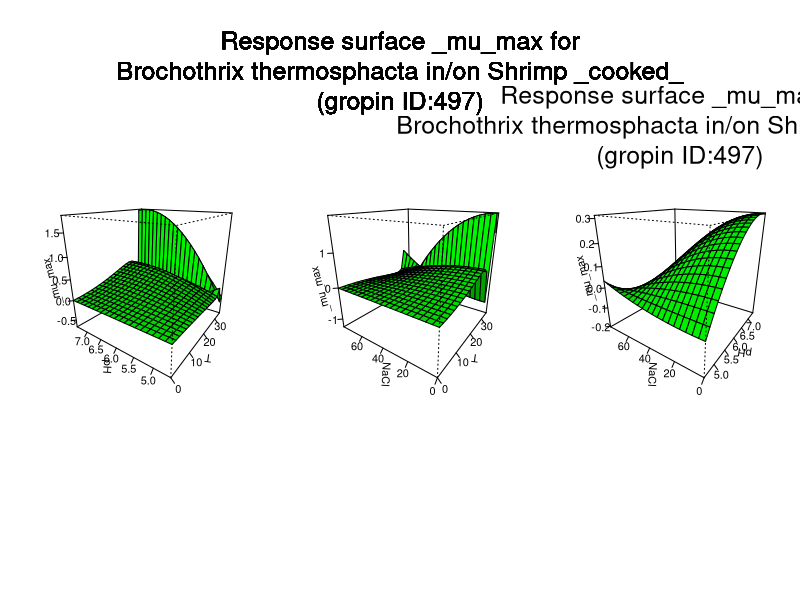

This figure's R source:
#############################
# start of Parameter script
#############################
T <- seq(0,34.965034965035,length.out=21)
pH <- seq(4.6046,7.39260739260739,length.out=21)
NaCl <- seq(0,79.9200799200799,length.out=21)
#############################
# end of Parameter script
#############################
############################# 
# start of Model script Gropin ID 497 
#############################
 
# constant coefficients for this model
 
variables <- data.frame(T,pH,NaCl)
argumentsPar <- expand.grid(variables)
 
# heart of the model
response_surface <- function(T,pH,NaCl) {
   mumax <-0.64*(((T-30.85)*((T+3.36)^2))/(30.37*(30.37*(T-27.01)-(-3.84)*(23.65-2*T))))*(1/5.38)*((pH-4.79)*(9.43-pH)/3873.82)*((NaCl+62.24)*(62.24-NaCl))

return(mumax=mumax)
} 

# output parameters
responseSurface <- cbind(argumentsPar,response_surface(argumentsPar['T'],argumentsPar['pH'],argumentsPar['NaCl']))
colnames(responseSurface) <- c(colnames(argumentsPar),'mumax')
#############################
# End of Model script
#############################
############################# 
# start of Visualisation script Gropin ID 497 
#############################
argPar1 <- expand.grid(T,pH)
argPar2 <- expand.grid(T,NaCl)
argPar3 <- expand.grid(pH,NaCl)
z1 <- matrix(unlist(response_surface(argPar1[1],argPar1[2],NaCl[10])),nrow=21)
z2 <- matrix(unlist(response_surface(argPar2[1],pH[10],argPar2[2])),nrow=21)
z3 <- matrix(unlist(response_surface(T[10],argPar3[1],argPar3[2])),nrow=21)
par(mfrow = c(1,3))
persp(T,pH,z1,col = 'green',xlab='T',ylab='pH',zlab='_mu_max',theta=305,phi=20,shade=0.25,ticktype = 'detailed')
persp(T,NaCl,z2,col = 'green',xlab='T',ylab='NaCl',zlab='_mu_max',theta=305,phi=20,shade=0.25,ticktype = 'detailed')
persp(pH,NaCl,z3,col = 'green',xlab='pH',ylab='NaCl',zlab='_mu_max',theta=305,phi=20,shade=0.25,ticktype = 'detailed')
mtext('Response surface _mu_max for
Brochothrix thermosphacta in/on Shrimp _cooked_
(gropin ID:497)',outer=T,  cex=1.5, line=-8.5, side=3)
#############################
# End of Visualisation script
#############################
